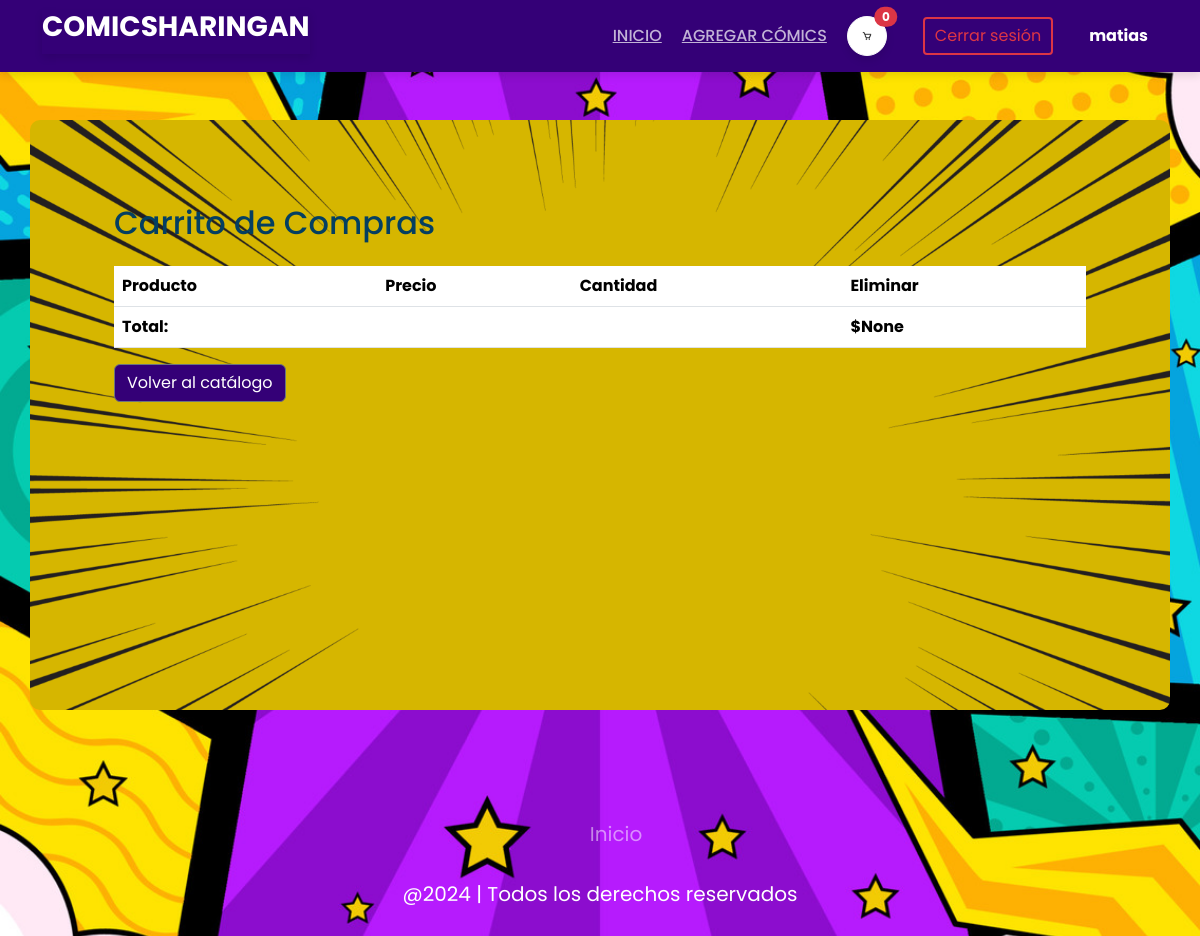
The page /ver_carrito/ (signed in) on the database as committed earlier.
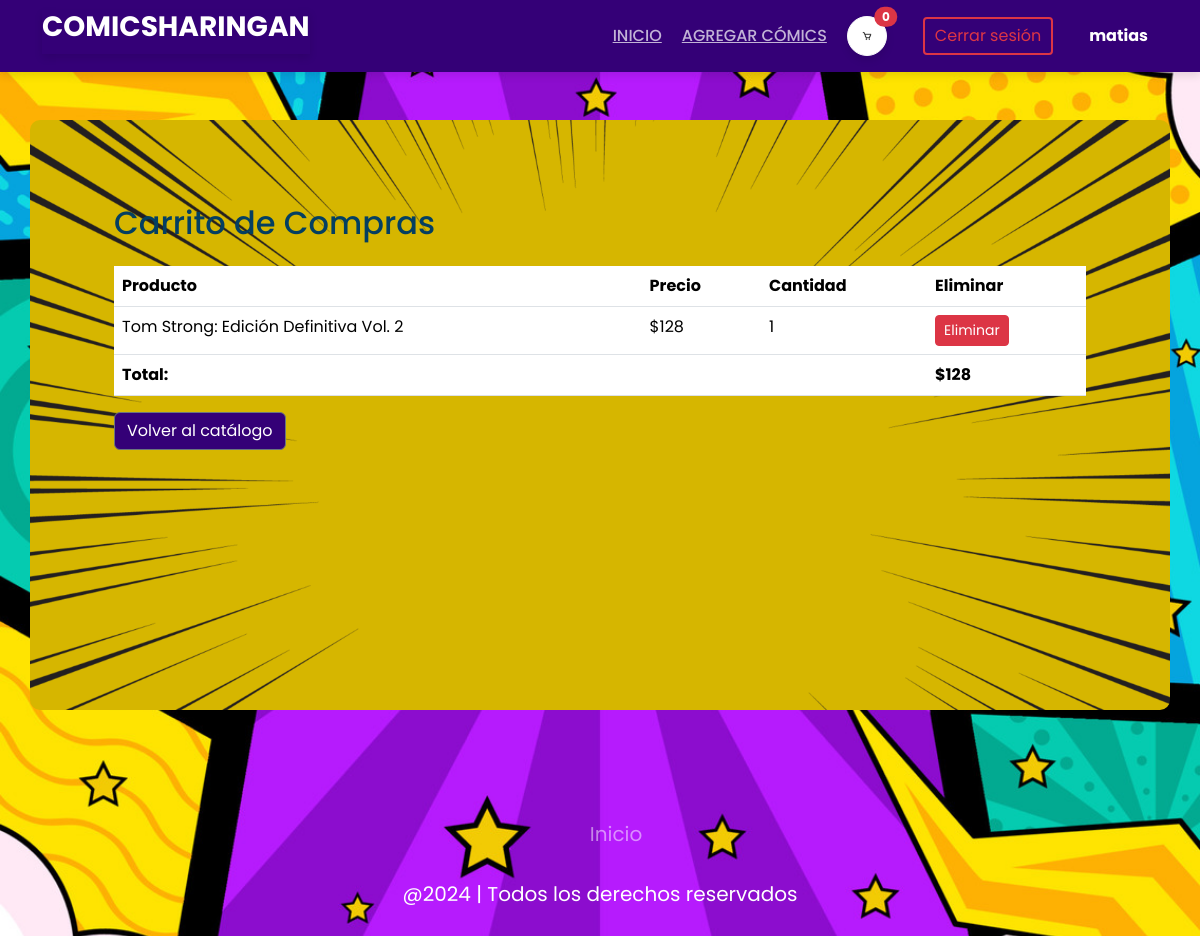
The same page on the database as committed later.
### post/models.py (models this page shows, shortened)
class CartItem(models.Model):
    cart = models.ForeignKey(Cart, related_name='items', on_delete=models.CASCADE)
    product = models.ForeignKey(Post, on_delete=models.CASCADE)
    quantity = models.PositiveIntegerField(default=1)

class Post(models.Model):
    title = models.CharField(max_length=250)
    content = models.TextField()
    image = models.ImageField(blank=True,null=True,upload_to='fotos/')
    price = models.IntegerField(default=0)

### post/views.py (the view)
# urls.py: path('ver_carrito/', ver_carrito, name='ver_carrito'),
@login_required
def ver_carrito(request):
    cart = Cart.objects.filter(user=request.user).first()
    if cart:
        items = cart.items.all()
        total = items.aggregate(total=Sum('product__price'))['total']
    else:
        items = []
        total = 0
    return render(request, 'carrito.html', {'items': items, 'total': total})

### post/templates/carrito.html (shortened to what the changed rows need)
{% load static %}
<!DOCTYPE html>
<html lang="en">
<head>
    <link href="https://cdn.jsdelivr.net/npm/bootstrap@5.3.3/dist/css/bootstrap.min.css" rel="stylesheet">
    <link rel="stylesheet" href="{% static 'css/style_game.css' %}">
    <link rel="stylesheet" href="{% static 'css/style.css' %}">
</head>
<body>
    <header id="header" class="fixed-top">
        <div class="container d-flex align-items-center justify-content-between ">
            <h1 class="logo"><a href="{% url 'index' %}">ComicSharingan</a></h1>
        </div>
    </header>
    <div class="container mt-5 inises">
        <h2 class="mb-4">Carrito de Compras</h2>
        <table class="table">
            <thead>
                <tr>
                    <th scope="col">Producto</th>
                    <th scope="col">Precio</th>
                    <th scope="col">Cantidad</th>
                    <th scope="col">Eliminar</th>
                </tr>
            </thead>
            <tbody>
                {% for item in items %}
                <tr>
                    <td>{{ item.product.title }}</td>
                    <td>${{ item.product.price }}</td>
                    <td>{{ item.quantity }}</td>
                    <td>
                        <form action="{% url 'eliminar_del_carrito' item.id %}" method="post">
                            <button type="submit" class="btn btn-danger btn-sm">Eliminar</button>
                        </form>
                    </td>
                </tr>
                {% endfor %}
            </tbody>
            <tfoot>
                <tr>
                    <td><strong>${{ total }}</strong></td>
                </tr>
            </tfoot>
        </table>
    </div>
</body>
</html>

Rows that differ between the two databases and show on the page:
added CartItem: product "Tom Strong: Edición Definitiva Vol. 2", product.price "128", quantity "1"
Other text that changed with them:
{{ total }}: "None" → "128"
